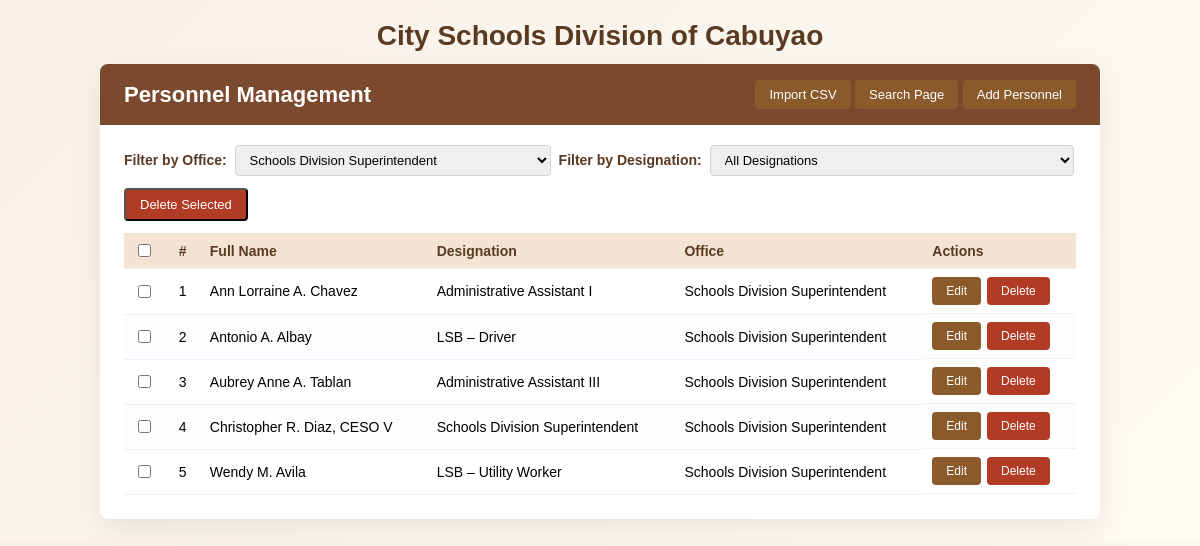
Page /personnel_list.php?office_id=1 on the committed database.
### tables this page shows
CREATE TABLE personnel (
    id INT AUTO_INCREMENT PRIMARY KEY,
    full_name VARCHAR(150) NOT NULL,
    designation VARCHAR(200) NOT NULL,
    office_id INT NOT NULL,
    FOREIGN KEY (office_id) REFERENCES offices(id)
);

CREATE TABLE offices (
    id INT AUTO_INCREMENT PRIMARY KEY,
    office_name VARCHAR(150) NOT NULL
);

### personnel_list.php (the view, shortened to what this page needs)
<?php
require_once 'db.php';
$selectedOfficeId = isset($_GET['office_id']) ? (int)$_GET['office_id'] : 0;
$officesFilter = $conn->query("SELECT id, office_name FROM offices ORDER BY office_name");
$sql = "SELECT p.id, p.full_name, p.designation, o.office_name
        FROM personnel p
        JOIN offices o ON p.office_id = o.id";
$conditions = [];
if ($selectedOfficeId > 0) {
    $conditions[] = "p.office_id = " . $selectedOfficeId;
}
if (!empty($conditions)) {
    $sql .= " WHERE " . implode(' AND ', $conditions);
}
$sql .= " ORDER BY p.full_name";
$result = $conn->query($sql);
?>
<!DOCTYPE html>
<html lang="en">
<head>
</head>
<body>
<div class="page-wrapper">
    <div class="page-title">City Schools Division of Cabuyao</div>
    <div class="card">
        <div class="card-header">
            <h1>Personnel Management</h1>
            <div>
                <a href="personnel_import.php" class="button-link">Import CSV</a>
                <a href="index.php" class="button-link btn-secondary">Search Page</a>
                <a href="personnel_form.php" class="button-link">Add Personnel</a>
            </div>
        </div>
        <div class="card-body">
            <form method="get" action="" class="filter-row">
                <div>
                    <label for="office_id">Filter by Office:</label>
                    <select name="office_id" id="office_id" onchange="this.form.submit()">
                        <?php if ($officesFilter && $officesFilter->num_rows > 0): ?>
                            <?php while ($of = $officesFilter->fetch_assoc()): ?>
                                <option value="<?php echo $of['id']; ?>" <?php echo ($selectedOfficeId == $of['id']) ? 'selected' : ''; ?>>
                                    <?php echo htmlspecialchars($of['office_name']); ?>
                                </option>
                            <?php endwhile; ?>
                        <?php endif; ?>
                    </select>
                </div>
                <div>
                    <label for="designation">Filter by Designation:</label>
                    <select name="designation" id="designation" onchange="this.form.submit()">
                        <option value="">All Designations</option>
                    </select>
                </div>
            </form>
            <?php if ($result && $result->num_rows > 0): ?>
                <form method="post" action="personnel_delete_bulk.php" onsubmit="return confirmBulkDelete('personnel');">
                    <div class="bulk-actions">
                        <button type="submit" class="btn btn-secondary btn-danger">Delete Selected</button>
                    </div>
                    <table>
                        <thead>
                        <tr>
                            <th><input type="checkbox" id="select_all_personnel" /></th>
                            <th>#</th>
                            <th>Full Name</th>
                            <th>Designation</th>
                            <th>Office</th>
                            <th>Actions</th>
                        </tr>
                        </thead>
                        <tbody>
                        <?php $i = 1; while ($row = $result->fetch_assoc()): ?>
                            <tr>
                                <td><input type="checkbox" name="ids[]" value="<?php echo $row['id']; ?>" class="row-check-personnel" /></td>
                                <td><?php echo $i++; ?></td>
                                <td><?php echo htmlspecialchars($row['full_name']); ?></td>
                                <td><?php echo htmlspecialchars($row['designation']); ?></td>
                                <td><?php echo htmlspecialchars($row['office_name']); ?></td>
                                <td class="actions">
                                    <a href="personnel_form.php?id=<?php echo $row['id']; ?>" class="btn">Edit</a>
                                    <a href="personnel_delete.php?id=<?php echo $row['id']; ?>" class="btn btn-secondary" onclick="return confirm('Delete this record?');">Delete</a>
                                </td>
                            </tr>
                        <?php endwhile; ?>
                        </tbody>
                    </table>
                </form>
            <?php else: ?>
                <p class="text-muted">No personnel records yet. Click <strong>Add Personnel</strong> to create one.</p>
            <?php endif; ?>
        </div>
    </div>
</div>
</body>
</html>

### personnel_list.php (style rules this page uses)
* { box-sizing: border-box; }
body { font-family: Arial, sans-serif; background: linear-gradient(135deg, #f7f1e8, #fffaf3); margin:0; padding:20px; }
.page-wrapper { max-width: 1000px; margin: 0 auto; }
.card { background:#fff; border-radius:8px; box-shadow:0 10px 30px rgba(0,0,0,0.08); overflow:hidden; }
.card-header { background:#7b4a2e; color:#fff; padding:16px 24px; display:flex; justify-content:space-between; align-items:center; }
.card-header h1 { margin:0; font-size:22px; }
.card-body { padding:20px 24px 24px; }
a.button-link, .btn { display:inline-block; padding:7px 14px; background:#8b5a2b; color:#fff; text-decoration:none; border-radius:4px; font-size:13px; }
.btn-secondary { background:#b23b26; }
table { width:100%; border-collapse:collapse; margin-top:12px; }
th, td { padding:8px 10px; border-bottom:1px solid #edf0f4; font-size:14px; }
th { background:#f3e4d4; text-align:left; font-weight:600; color:#5a3a22; }
tr:nth-child(even) td { background:#fcfdff; }
.actions { display:flex; align-items:center; gap:6px; }
.actions a { font-size:12px; }
.page-title { text-align:center; margin-bottom:12px; font-size:28px; font-weight:600; color:#5a3a22; }
.filter-row { margin-bottom:12px; display:flex; align-items:center; gap:8px; font-size:14px; flex-wrap:wrap; }
.filter-row label { font-weight:600; color:#5a3a22; margin-right:4px; }
.filter-row select { padding:6px 10px; border-radius:4px; border:1px solid #ced4da; font-size:13px; }
.bulk-actions { margin-top:8px; margin-bottom:4px; }
.bulk-actions .btn-danger { background:#b23b26; }

### rows in the picture
personnel: full_name "Ann Lorraine A. Chavez", designation "Administrative Assistant I", office.office_name "Schools Division Superintendent"
personnel: full_name "Antonio A. Albay", designation "LSB – Driver", office.office_name "Schools Division Superintendent"
personnel: full_name "Aubrey Anne A. Tablan", designation "Administrative Assistant III", office.office_name "Schools Division Superintendent"
personnel: full_name "Christopher R. Diaz, CESO V", designation "Schools Division Superintendent", office.office_name "Schools Division Superintendent"
personnel: full_name "Wendy M. Avila", designation "LSB – Utility Worker", office.office_name "Schools Division Superintendent"

### other values in the picture
form field office_id "Schools Division Superintendent"
